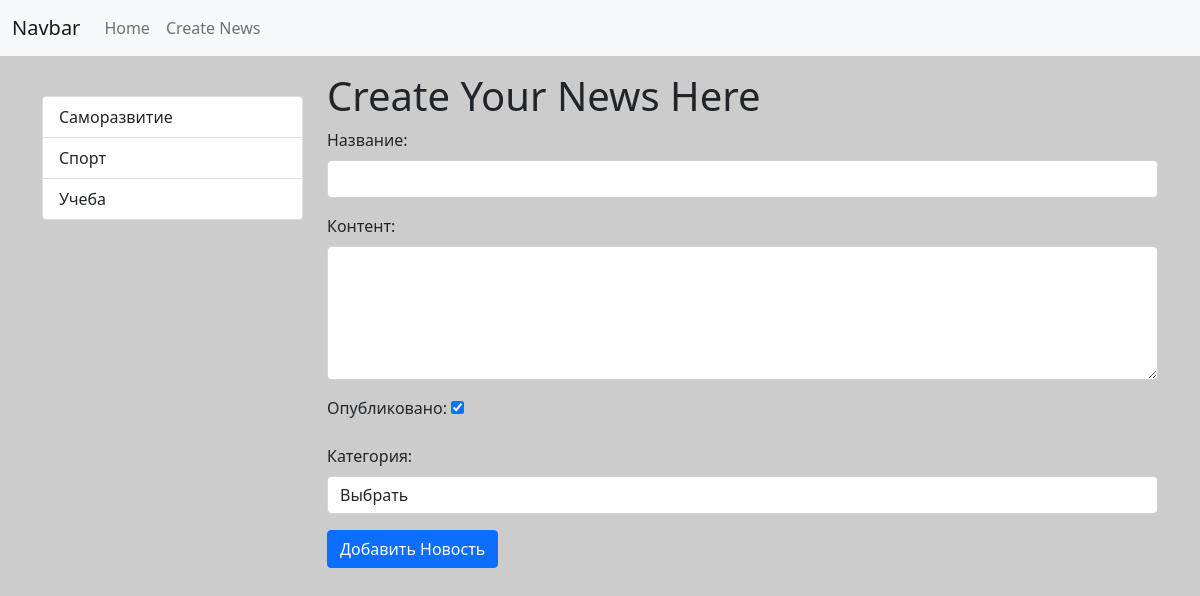
The page /news/add-news on the database its author committed.
### news/models.py (models this page shows)
class Category(models.Model):
    title = models.CharField('Название', max_length=100, db_index=True)
    def get_absolute_url(self):
        return reverse('category', kwargs={"category_id": self.pk})
    def __str__(self):
        return self.title
    class Meta:
        verbose_name = 'Категорию'
        verbose_name_plural = 'Категории'
        ordering = ['title']

### news/views.py (the view)
# urls.py: path('news/add-news', add_news, name='add_news'),
def add_news(request):
    if request.method == 'POST':
        form = NewsForm(request.POST)
        if form.is_valid():
            News.objects.create(**form.cleaned_data)
    else:
        form = NewsForm()
    return render(request, 'news/add_news.html', {'form': form})

### news/forms.py
class NewsForm(forms.Form):
    title = forms.CharField(max_length=150, label="Название", widget=forms.TextInput(attrs={"class": "form-control"}))
    content = forms.CharField(label="Контент", required=False, widget=forms.Textarea(attrs={
        "class": "form-control",
        "rows": 5
    }))
    is_published = forms.BooleanField(label="Опубликовано", initial=True)
    category = forms.ModelChoiceField(empty_label="Выбрать", label="Категория", queryset=Category.objects.all(), widget=forms.Select(attrs={
        "class": "form-control"
    }))

### news/templatetags/news_tags.py (called while the page is built)
@register.simple_tag()
def get_categories():
    return Category.objects.all()

@register.inclusion_tag('news/list_categories.html')
def show_categories():
    categories = Category.objects.all()
    return {"categories": categories}

### news/templates/news/add_news.html (shortened to what this page needs)
{% extends 'base.html' %}
{% block sidebar %}
{% include 'inc/_sidebar.html' %}
{% endblock %}
{% block content %}
<h1>Create Your News Here</h1>
<form action="{% url 'add_news' %}" method="post">
    <div class="mb-3">
        <label for="{{ form.title.id_for_label }}" class="form-label">Название:</label>
        {{ form.title }}
    </div>
    <div class="mb-3">
        <label for="{{ form.content.id_for_label }}" class="form-label">Контент:</label>
        {{ form.content }}
    </div>
    <div class="mb-3">
        <label for="{{ form.is_published.id_for_label }}" class="form-label">Опубликовано:</label>
        {{ form.is_published }}
    </div>
    <div class="mb-3">
        <label for="{{ form.category.id_for_label }}" class="form-label">Категория:</label>
        {{ form.category }}
    </div>
    <button type="submit" class="btn btn-primary btn-block">Добавить Новость</button>
</form>
{% endblock %}

### news/templates/news/list_categories.html
<div class="list-group">
    {% for i in categories %}
    <a href="{{ i.get_absolute_url }}" class="list-group-item list-group-item-action">{{ i.title }}</a>
    {% endfor %}
</div>

### rows shown on the page
Category: title "Саморазвитие"
Category: title "Спорт"
Category: title "Учеба"
